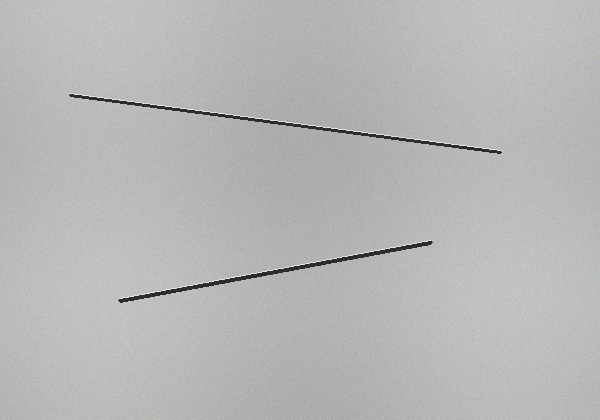
#> input picture images/surface_1.png, 600 x 420 px
$ python -i processing.py   (imports and definitions only)   (older library calls are emulated)
#> lines starting #> are read from the running program, lines starting #| are printed output that depends on the picture; after the words box and inside, x2 and y2 are one past the last pixel; in counts of white or black regions, pixels touching at a corner belong together
#> further down, picture is the input picture: shape (420, 600, 3); mean B, G, R 183, 183, 183
"""Обработка поверхности с царапинами: Собель, порог, морфология и измерение длины."""
from dataclasses import dataclass
import cv2
import numpy as np

@dataclass
class Scratch:
    """Измеренные характеристики одной выделенной царапины."""
    length: float
    area: int
    bbox: tuple[int, int, int, int]

@dataclass
class PipelineOutputs:
    gray: np.ndarray
    sobel: np.ndarray
    raw_mask: np.ndarray
    morph_mask: np.ndarray
    annotated: np.ndarray
    scratches: list[Scratch]

def apply_sobel(gray: np.ndarray, blur_size: int = 3) -> np.ndarray:
    """Сглаживает мелкий шум и вычисляет модуль градиента Собеля."""
#> called with blur_size = 3
    if blur_size < 1 or blur_size % 2 == 0:
        raise ValueError("Размер размытия должен быть нечётным и не меньше 1.")
    smooth = cv2.GaussianBlur(gray, (blur_size, blur_size), 0)
    gx = cv2.Sobel(smooth, cv2.CV_32F, 1, 0, ksize=3)
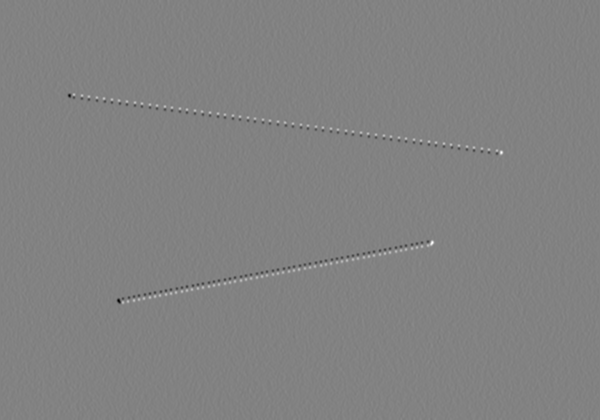
#> gx: shape (420, 600) float32; min -395, max 378, mean 0; drawn with min black and max white
    gy = cv2.Sobel(smooth, cv2.CV_32F, 0, 1, ksize=3)
    magnitude = cv2.magnitude(gx, gy)
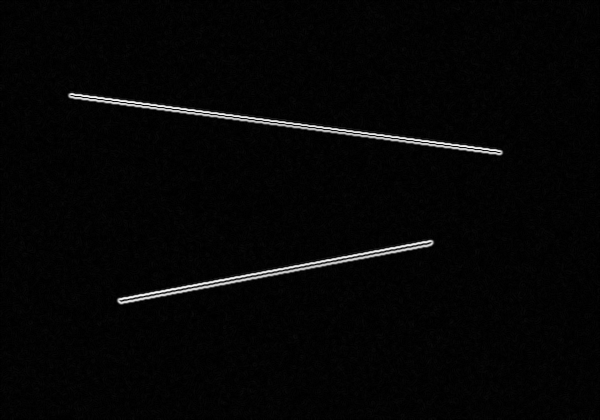
#> magnitude: shape (420, 600) float32; min 0, max 525.8, mean 12.6; drawn with min black and max white
    return cv2.convertScaleAbs(magnitude)

def threshold_edges(sobel: np.ndarray, threshold: int = 45) -> np.ndarray:
    """Преобразует градиент в бинарную маску."""
#> called with threshold = 45
    if not 0 <= threshold <= 255:
        raise ValueError("Порог должен находиться в диапазоне 0..255.")
    _, mask = cv2.threshold(sobel, threshold, 255, cv2.THRESH_BINARY)
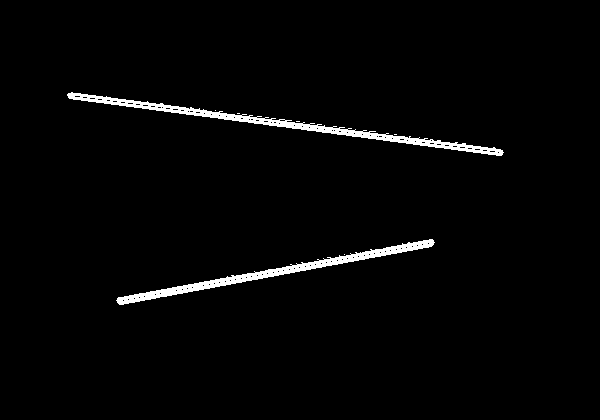
#> mask: shape (420, 600); 2.1% white; 7 white regions (5 under 20 px), largest, box (x1, y1, x2, y2) and area: (67, 92, 504, 156) 2844, (116, 239, 435, 305) 2448
    return mask

def clean_mask(mask: np.ndarray, kernel_size: int = 3) -> np.ndarray:
    """Удаляет одиночный шум открытием и соединяет близкие фрагменты закрытием."""
#> called with kernel_size = 3
    if kernel_size < 1 or kernel_size % 2 == 0:
        raise ValueError("Размер ядра должен быть нечётным и не меньше 1.")
    kernel = cv2.getStructuringElement(cv2.MORPH_ELLIPSE, (kernel_size, kernel_size))
    opened = cv2.morphologyEx(mask, cv2.MORPH_OPEN, kernel)
#> opened: shape (420, 600); 2% white; 2 white regions, box (x1, y1, x2, y2) and area: (67, 92, 504, 156) 2730, (116, 239, 435, 305) 2426
    return cv2.morphologyEx(opened, cv2.MORPH_CLOSE, kernel)
#> returned value: shape (420, 600); 2.1% white; 2 white regions, box (x1, y1, x2, y2) and area: (67, 92, 504, 156) 2894, (116, 239, 435, 305) 2480

def measure_component_length(component: np.ndarray) -> float:
    """Оценивает длину объекта по проекции пикселей на главную ось (PCA)."""
    ys, xs = np.where(component > 0)
    if len(xs) < 2:
        return 0.0
    points = np.column_stack((xs, ys)).astype(np.float32)
    center = points.mean(axis=0)
    centered = points - center
    covariance = np.cov(centered, rowvar=False)
    values, vectors = np.linalg.eigh(covariance)
    direction = vectors[:, np.argmax(values)]
    projection = centered @ direction
    return float(projection.max() - projection.min() + 1.0)

def find_scratches(image: np.ndarray, mask: np.ndarray, min_area: int = 12):
    """Находит связные области, измеряет их длину и рисует результаты."""
#> called with min_area = 12
    count, labels, stats, _ = cv2.connectedComponentsWithStats(mask, connectivity=8)
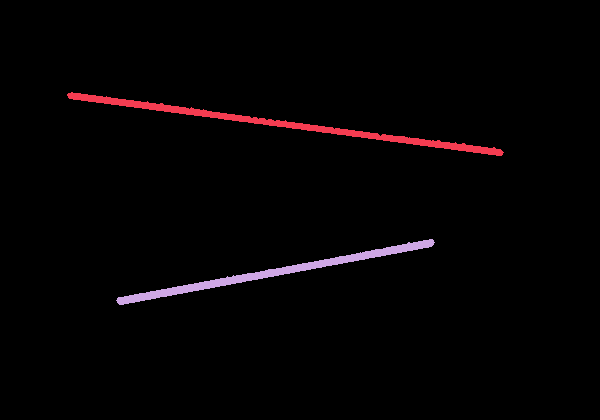
#> labels: shape (420, 600) int32; 3 distinct labels, from 0 to 2; one colour per label, 0 black
#> count = 3; stats = [[0, 0, 600, 420, 246626], [67, 92, 437, 64, 2894], [116, 239, 319, 66, 2480]]
    annotated = image.copy()
    scratches = []
    for label in range(1, count):
        x, y, w, h, area = stats[label]
        if area < min_area:
            continue
        component = np.uint8(labels == label) * 255
        length = measure_component_length(component)
        scratches.append(Scratch(length, int(area), (int(x), int(y), int(w), int(h))))
        cv2.rectangle(annotated, (x, y), (x + w, y + h), (0, 255, 0), 1)
        cv2.putText(annotated, f"{length:.0f}px", (x, max(15, y - 4)),
                    cv2.FONT_HERSHEY_SIMPLEX, 0.45, (0, 0, 255), 1, cv2.LINE_AA)
#> this loop made 2 passes
#> (x, y, w, h, area, center in measure_component_length, covariance in measure_component_length, values in measure_component_length) on passes 1 to 2: (67, 92, 437, 64, 2894, [283.8, 123.6], [[16336.2, 2168], [2168, 291.5]], [3.72, 16624]), (116, 239, 319, 66, 2480, [274.2, 271.8], [[8469.6, -1580.5], [-1580.5, 300.1]], [4.97, 8764.7])
#> pass 1, in find_scratches, `component = np.uint8(labels == label) * 255`:
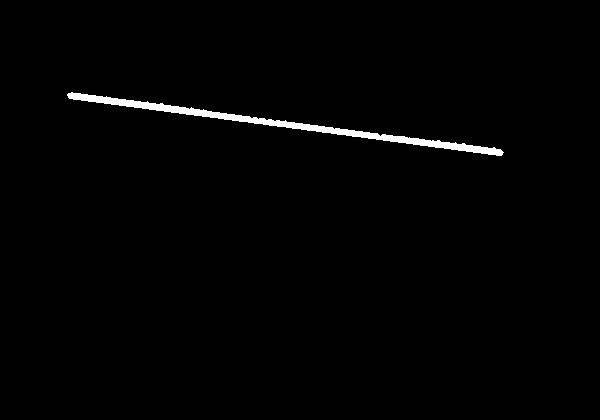
#> component: shape (420, 600); 1.1% white; 1 white region, box (x1, y1, x2, y2) and area: (67, 92, 504, 156) 2894
#> pass 2, in find_scratches, `component = np.uint8(labels == label) * 255`:
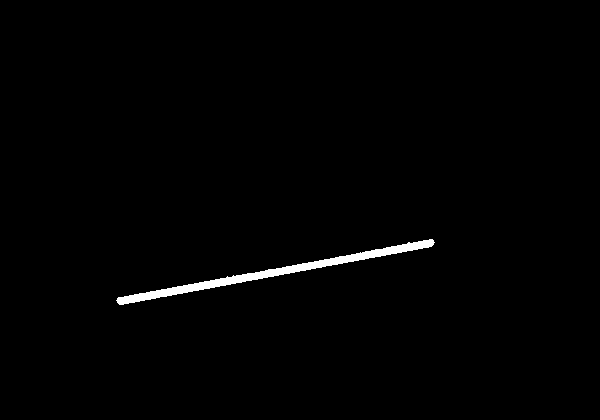
#> component: shape (420, 600); 0.98% white; 1 white region, box (x1, y1, x2, y2) and area: (116, 239, 435, 305) 2480
#> after the loop:
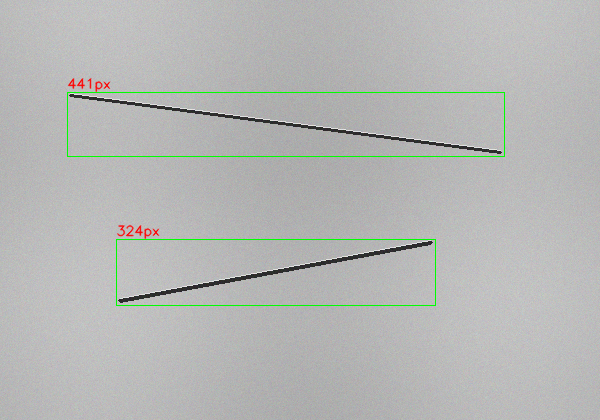
#> annotated: shape (420, 600, 3); 0.93% of pixels changed, all inside (x1, y1, x2, y2) = (67, 78, 505, 306)
#> after the loop, scratches = 2 items
    return annotated, scratches

def run_pipeline(image: np.ndarray, threshold: int = 45,
                 kernel_size: int = 3, min_area: int = 12,
                 blur_size: int = 3) -> PipelineOutputs:
    """Полный конвейер обнаружения царапин."""
    if image is None or image.size == 0:
        raise ValueError("Передано пустое изображение.")
    gray = cv2.cvtColor(image, cv2.COLOR_BGR2GRAY) if image.ndim == 3 else image.copy()
    sobel = apply_sobel(gray, blur_size)
    raw_mask = threshold_edges(sobel, threshold)
    morph_mask = clean_mask(raw_mask, kernel_size)
    annotated, scratches = find_scratches(image if image.ndim == 3 else cv2.cvtColor(image, cv2.COLOR_GRAY2BGR),
                                          morph_mask, min_area)
#> scratches = 2 items
    return PipelineOutputs(gray, sobel, raw_mask, morph_mask, annotated, scratches)

>>> import cv2
>>> picture = cv2.imread('images/surface_1.png')
>>> result = run_pipeline(picture)
